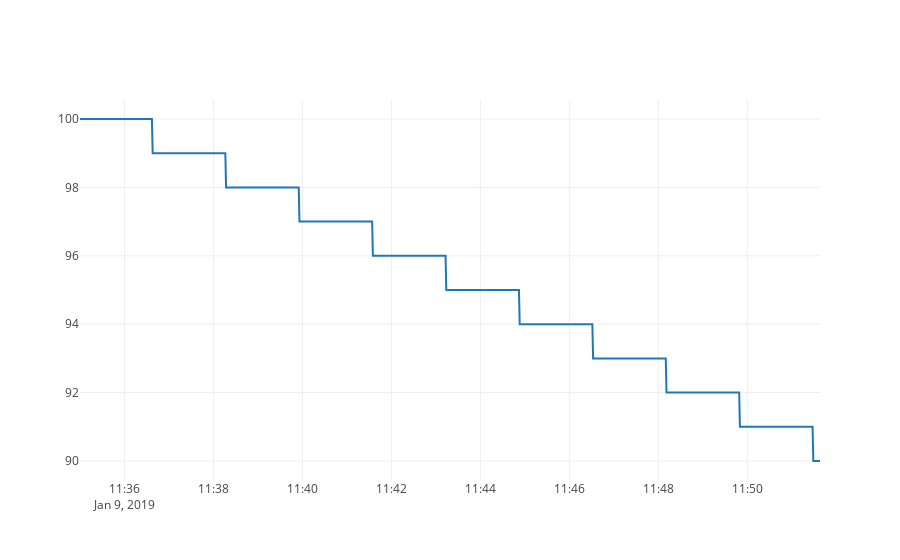

Write notebook code for a chart like this one.
### Markdown cell above
## Plot stream data
Visualization is a key part to gaining an understanding of the data and performing data analysis.  The datastream contains a set of basic plotting operations that are accessible through the `.plot()` method or through other direct mechanisms.  Please see the `plotting_demo` tutorial page for a complete set of plotting examples.

This plot is interactive; try using your mouse to explore the data.

### Code cell
battery_data_stream.plot()

### Figure 1 — Plotly figure (JSON) as saved in the notebook; plotly's stock layout.template omitted (floating-point values rounded to 4 significant figures; data arrays with more than 128 entries replaced by an {"elided": "..."} marker saying what was removed)
{"data": [{"name": "battery_level", "type": "scatter", "uid": "cac36801-d4c1-452f-bda6-581d4d83919f", "x": {"elided": "3996 str values"}, "y": {"elided": "3996 int values"}}], "layout": {"autosize": true, "xaxis": {"autorange": true, "range": ["2019-01-09 11:35", "2019-01-09 11:51:38"], "type": "date"}, "yaxis": {"autorange": true, "range": [89.44, 100.6], "type": "linear"}}}
